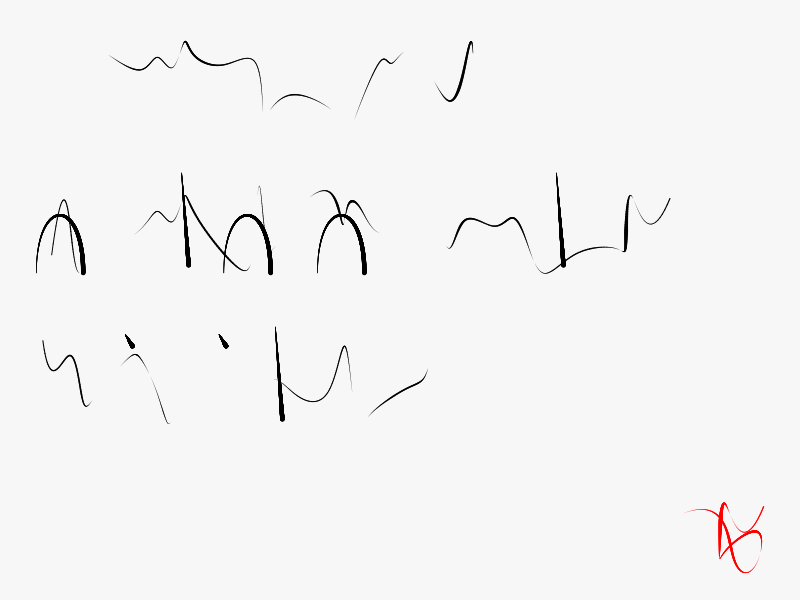
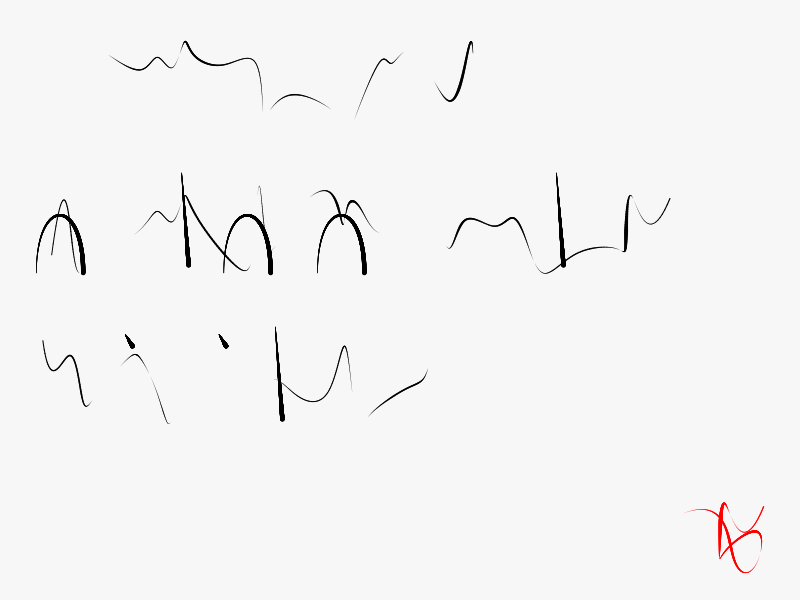

Source code (R) for these figures, in order: (Note: this script raises an error after producing the figures.)
## ---- chunk 1
knitr::opts_chunk$set(
  collapse = TRUE,
  comment = "#>"
)
## ---- chunk 2
library(dplyr) # A Grammar of Data Manipulation
library(ggforce)
library(ggplot2) # Create Elegant Data Visualisations Using the Grammar of Graphics
library(glue) # Interpreted String Literals
library(stringr)
library(tidyr)
## ---- chunk 3
seed <- sample.int(100000000, 1)
# seed <- 83744970
## ---- chunk 4
set.seed(seed)

l <- c(letters, "'", "-", ":", "?")
special_chars <- c("accent1", "accent2", "accent3", "accent4")
nl <- length(l) # Number of letters
s <- sample.int(5, 1) + 3 # Points per letter
z <- runif(1, 0, 0.5) # Thickness of strokes
## ---- chunk 5
flo <- data.frame(letter = l) |> 
  # Group by row
  rowwise() |> 
  # Mutate rows with a list of values to generate random points for the glyphs
  mutate(
    #a = list(runif(s, 0, 2 * pi)),
    #rx = list(1 + seq(0.1, 0.5, length.out = s) * cos(a)),
    #ry = list(1 + seq(0.1, 0.3, length.out = s) * sin(a))
    a = list(runif(s, 0, 2 * pi)),
    rx = list(0.5 + runif(s, 0.1, 0.5) * cos(a)),
    ry = list(0.5 + runif(s, 0.1, 0.5) * sin(a))
    ) |> 
  # Ungroup and unnest
  ungroup() |> 
  unnest(c(rx, ry)) |> 
  # Group by row again
  rowwise() |> 
  # Mutate for thickness
  mutate(
    # Thickness of strokes
    size = runif(n(), 0, 2 * ry),
    size = if_else(size < z, 0, size)) |> 
  ungroup() |>
  # Give each asemic character a letter
  mutate(letter = rep(l, each = s))
## ---- chunk 6
special_chars <- data.frame(accent = rep(special_chars, each = 4))

special_chars$rx <- c(0.15, 0.15, 0.65, 0.65,
                0.1, 0.125, 0.15, 0.175,
                0.1, 0.125, 0.15, 0.175,
                0.7, 0.725, 0.75, 0.775)

special_chars$ry <- c(0.15, 0.65, 0.65, 0.15,
                0.75, 0.725, 0.7, 0.675,
                0.25, 0.3, 0.35, 0.4,
                0.8, 0.6, 0.4, 0.2)

special_chars$size <- rep(c(0.1, 0.3, 0.5, 0.7), 4)
## ---- chunk 7
# Randomly select one of eight possible styles
style <- sample.int(8, 1)
#style <- 1

# Modify the glyphs as per the style selected
switch(style,
       # As is
       {flo2 <- flo},
       # Arrange by x coord
       {flo2 <- flo |>
         group_by(letter) |>
         arrange(rx,
                 .by_group = TRUE) |>
         ungroup()},
       # Arrange descending in x
       {flo2 <- flo |>
         group_by(letter) |>
         arrange(desc(rx),
                 .by_group = TRUE) |>
         ungroup()},
       # Arrange by y
       {flo2 <- flo |>
         group_by(letter) |>
         arrange(ry,
                 .by_group = TRUE) |>
         ungroup()},
       # Arrange descending in y
       {flo2 <- flo |>
         group_by(letter) |>
         arrange(desc(ry),
                 .by_group = TRUE) |>
         ungroup()},
       # Arrange in x and y
       {flo2 <- flo |>
         group_by(letter) |>
         arrange(rx, 
                 ry,
                 .by_group = TRUE) |>
         ungroup()},
       # Arrange descending in x and in y
       {flo2 <- flo |>
         group_by(letter) |>
         arrange(desc(rx), 
                 ry,
                 .by_group = TRUE) |>
         ungroup()},
       # Arrange in x and descending in y
       {flo2 <- flo |>
         group_by(letter) |>
         arrange(rx, 
                 desc(ry),
                 .by_group = TRUE) |>
         ungroup()},
       # Arrange descending both in x and y
       {flo2 <- flo |>
         group_by(letter) |>
         arrange(desc(rx), 
                 desc(ry),
                 .by_group = TRUE) |>
         ungroup()})
## ---- chunk 8
haiku <- data.frame(text = c(paste0(sample(l, 5), collapse = ""),
                             paste0(sample(l, 7), collapse = ""),
                             paste0(sample(l, 5), collapse = ""))) |>
  # Convert all to lower case
  mutate(text = str_to_lower(text))
## ---- chunk 9
#find the maximum width of a line in number of characters
pad <- max(str_length(haiku$text))

# Pad the strings to have the same width
haiku <- haiku |>
  mutate(text = str_pad(text, width = pad, side = "right"))
## ---- chunk 10
atext <- data.frame(x = rep(1:pad, 3),
                   y = rep(3:1, each = pad),
                   letter = str_split(haiku$text, pattern = "") |> 
                     unlist(),
                   type = "text")
## ---- chunk 11
signature <- data.frame(x = rep(max(atext$x) + 1, 2),
                        y = c(0, 0),
                        letter = c("a", "p"),
                        type = "signature") 
## ---- chunk 12
accents <- slice_sample(atext, prop =0.4, replace = TRUE) |>
  mutate(id = 1:n(),
         letter = sample(special_chars$accent, n(), replace = TRUE))
## ---- chunk 13
atext <- rbind(atext,
               signature)
## ---- chunk 14
atext_lr <- atext %>%
  left_join(flo2,
            by = "letter")

accents <- accents |>
  left_join(special_chars,
            by = c("letter" = "accent"))

atext_lr <- atext_lr |>
  # Adjust the values of the points rx and ry by their position in the block of text (row and column)
  mutate(rx = rx + x, 
         ry = ry + y,
         # Delete white spaces
         rx = ifelse(letter == " ", NA, rx),
         ry = ifelse(letter == " ", NA, ry))

accents <- accents |>
  # Adjust the values of the points rx and ry by their position in the block of text (row and column)
  mutate(rx = rx + x, 
         ry = ry + y,
         # Delete white spaces
         rx = ifelse(letter == " ", NA, rx),
         ry = ifelse(letter == " ", NA, ry),
         type = "text")
## ---- chunk 15
ggplot() +
  # Use the coordinates to create splines: these are the glyphs
  geom_bspline2(data = atext_lr,
       aes(x = rx,
           y = ry,
           color = type,
           group = y,
           linewidth = size),
       n = 800,
       lineend = "round") +
  geom_bspline2(data = accents, 
       aes(x = rx, 
           y = ry, 
           color = type, 
           group = id,
           linewidth = size * 3),
       n = 800, 
       lineend = "round") +
  scale_linewidth_continuous(range = c(0, 1.5)) +
  # Define colors for each typeglyphs
  scale_color_manual(values = c("text" = "black", "signature" = "red")) +
  theme_void() +
  #coord_equal() +
  theme(#aspect.ratio = 4,
    legend.position = "none",
    plot.background = element_rect(fill = "grey97", color = NA)
  )

# Save named image
ggsave(glue::glue("outputs/asemic-haiku-lr-{seed}.png"),
       height = 4,
       width = 7,
       units = "in")
## ---- chunk 16
# Display image
knitr::include_graphics(glue("outputs/asemic-haiku-lr-{seed}.png"))
## ---- chunk 17
atext <- data.frame(x = rep(3:1, each = pad),
                   y = rep(pad:1, 3),
                   letter = str_split(haiku$text, pattern = "") |> 
                     unlist(),
                   type = "text")
## ---- chunk 18
signature <- data.frame(x = rep(max(atext$x) + 1, 2),
                        y = c(0, 0),
                        letter = c("a", "p"),
                        type = "signature") 
## ---- chunk 19
accents <- slice_sample(atext, prop =0.8, replace = TRUE) |>
  mutate(id = 1:n(),
         letter = sample(special_chars$accent, n(), replace = TRUE))
## ---- chunk 20
atext <- rbind(atext,
               signature)
## ---- chunk 21
atext_bd <- atext %>%
  left_join(flo2,
            by = "letter")

accents <- accents |>
  left_join(special_chars,
            by = c("letter" = "accent"))

atext_bd <- atext_bd |>
  # Adjust the values of the points rx and ry by their position in the block of text (row and column)
  mutate(rx = rx + x, 
         ry = ry + y,
         # Delete white spaces
         rx = ifelse(letter == " ", NA, rx),
         ry = ifelse(letter == " ", NA, ry))

accents <- accents |>
  # Adjust the values of the points rx and ry by their position in the block of text (row and column)
  mutate(rx = rx + x, 
         ry = ry + y,
         # Delete white spaces
         rx = ifelse(letter == " ", NA, rx),
         ry = ifelse(letter == " ", NA, ry),
         type = "text")
## ---- chunk 22
ggplot() +
  # Use the coordinates to create splines: these are the glyphs
  geom_bspline2(data = atext_bd,
       aes(x = rx,
           y = ry,
           color = type,
           group = x,
           linewidth = size),
       n = 800,
       lineend = "round") +
  geom_bspline2(data = accents, 
       aes(x = rx, 
           y = ry, 
           color = type, 
           group = id,
           linewidth = size * 3),
       n = 800, 
       lineend = "round") +
  scale_linewidth_continuous(range = c(0, 1.5)) +
  # Define colors for each typeglyphs
  scale_color_manual(values = c("text" = "black", "signature" = "red")) +
  theme_void() +
  #coord_equal() +
  theme(#aspect.ratio = 4,
    legend.position = "none",
    plot.background = element_rect(fill = "grey97", color = NA)
  )

# Save named image
ggsave(glue::glue("outputs/asemic-haiku-bd-{seed}.png"),
       height = 7,
       width = 4,
       units = "in")
## ---- chunk 23
# Display image
knitr::include_graphics(glue("outputs/asemic-haiku-bd-{seed}.png"))
